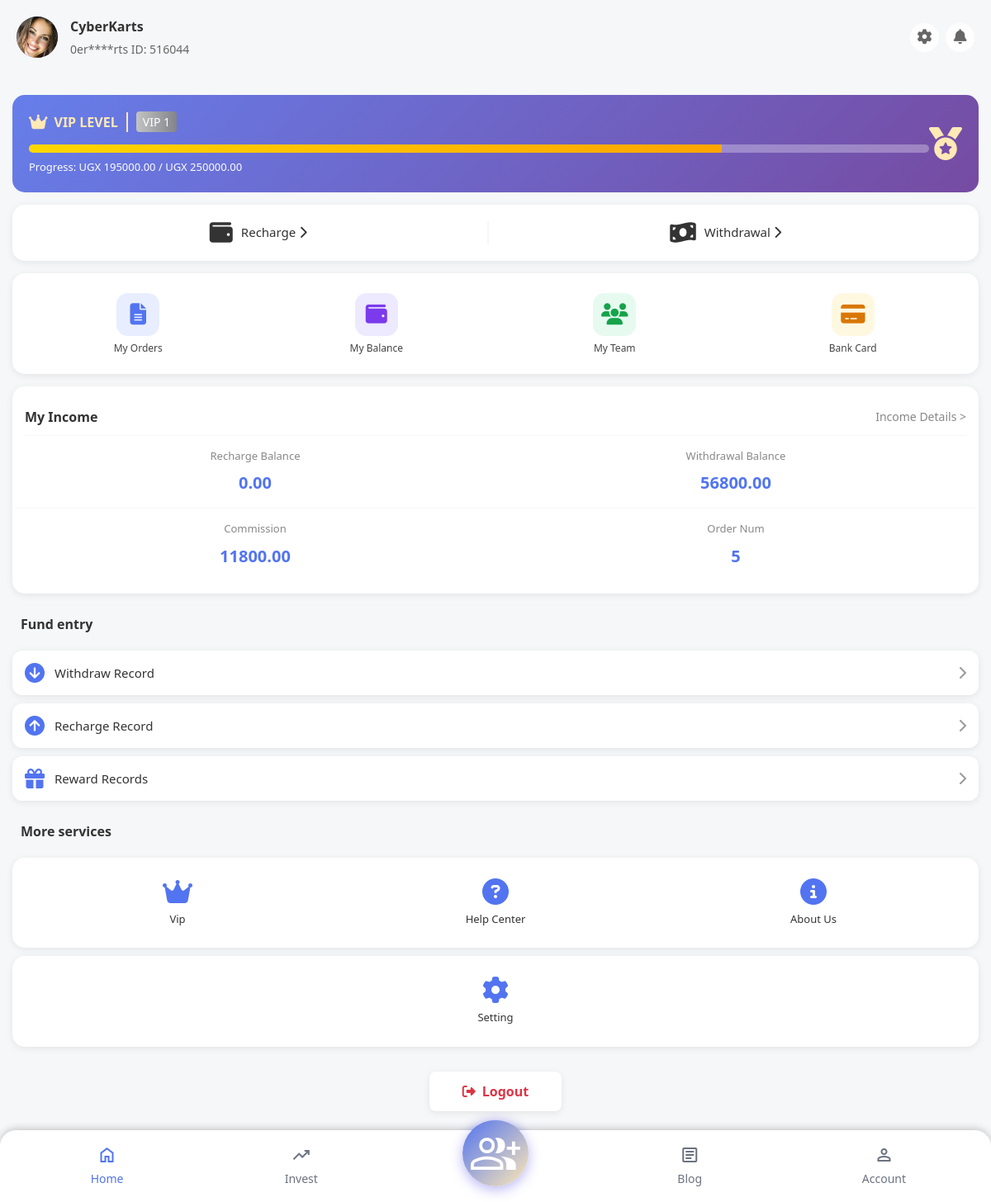
The page /users/ (signed in) on the database its author committed.
### users/models.py (models this page shows, shortened)
class UserProfile(models.Model):
    user = models.OneToOneField(
        settings.AUTH_USER_MODEL,
        on_delete=models.CASCADE,
        related_name='profile',
        help_text="Link to Django User model"
    )
    nickname    = models.CharField(max_length=100, blank=True, null=True)
    avatar      = models.ImageField(upload_to='avatars/', blank=True, null=True)
    phone_number = models.CharField(max_length=20, blank=True, null=True)
    recharge_balance    = models.DecimalField(max_digits=12, decimal_places=2, default=Decimal('0.00'))
    withdrawal_balance  = models.DecimalField(max_digits=12, decimal_places=2, default=Decimal('0.00'))
    commission_balance  = models.DecimalField(max_digits=12, decimal_places=2, default=Decimal('0.00'))
    vip_level = models.IntegerField(
        default=0,
        validators=[MinValueValidator(0), MaxValueValidator(8)]
    )
    total_investment    = models.DecimalField(max_digits=12, decimal_places=2, default=Decimal('0.00'))
    vip_progress        = models.DecimalField(max_digits=12, decimal_places=2, default=Decimal('0.00'))
    total_orders        = models.IntegerField(default=0)
    total_earnings      = models.DecimalField(max_digits=12, decimal_places=2, default=Decimal('0.00'))
    total_withdrawn     = models.DecimalField(max_digits=12, decimal_places=2, default=Decimal('0.00'))
    total_recharged     = models.DecimalField(max_digits=12, decimal_places=2, default=Decimal('0.00'))
    transaction_password        = models.CharField(max_length=128, blank=True, null=True)
    transaction_password_set    = models.BooleanField(default=False)
    referral_code = models.CharField(max_length=20, unique=True, blank=True, null=True)
    referred_by = models.ForeignKey(
        'self',
        on_delete=models.SET_NULL,
        null=True,
        blank=True,
        related_name='referrals'
    )
    total_referrals     = models.IntegerField(default=0)
    referral_earnings   = models.DecimalField(max_digits=12, decimal_places=2, default=Decimal('0.00'))
    is_active   = models.BooleanField(default=True)
    is_verified = models.BooleanField(default=False)
    created_at      = models.DateTimeField(auto_now_add=True)
    updated_at      = models.DateTimeField(auto_now=True)
    last_login_at   = models.DateTimeField(null=True, blank=True)
    class Meta:
        verbose_name        = "User Profile"
        verbose_name_plural = "User Profiles"
        ordering            = ['-created_at']

class VIPLevel(models.Model):
    level                   = models.IntegerField(unique=True)
    name                    = models.CharField(max_length=50)
    required_investment     = models.DecimalField(max_digits=12, decimal_places=2)
    daily_withdrawal_limit  = models.DecimalField(max_digits=12, decimal_places=2, default=Decimal('5000000.00'))
    commission_rate         = models.DecimalField(max_digits=5, decimal_places=2, default=Decimal('0.00'))
    max_orders_per_day      = models.IntegerField(default=30000)
    withdrawal_fee_rate     = models.DecimalField(max_digits=5, decimal_places=2, default=Decimal('10.00'))
    color_code  = models.CharField(max_length=7, default="#e0e0e0")
    icon        = models.CharField(max_length=50, blank=True, null=True)
    description = models.TextField(blank=True, null=True)
    is_active   = models.BooleanField(default=True)
    class Meta:
        verbose_name        = "VIP Level"
        verbose_name_plural = "VIP Levels"
        ordering            = ['level']

### accounts/models.py (models this page shows, shortened)
class Accounts(AbstractBaseUser):
    first_name   = models.CharField(max_length=50)
    last_name    = models.CharField(max_length=50)
    username     = models.CharField(max_length=50, unique=True)
    email        = models.EmailField(unique=True)
    phone_number = models.CharField(max_length=50, blank=True)
    nickname     = models.CharField(max_length=50, blank=True)
    registration_id = models.CharField(
        max_length=6, unique=True, blank=True, null=True,
        help_text="Unique 6-digit member/registration ID shown to the user."
    )
    date_joined   = models.DateTimeField(auto_now_add=True)
    last_login    = models.DateTimeField(auto_now_add=True)
    is_admin      = models.BooleanField(default=False)
    is_staff      = models.BooleanField(default=False)
    is_superadmin = models.BooleanField(default=False)
    is_active     = models.BooleanField(default=True)  # ← changed from False to True
    USERNAME_FIELD  = 'email'
    REQUIRED_FIELDS = ['first_name', 'last_name', 'username']
    objects = MyAccountManager()
    class Meta:
        verbose_name        = 'Account'
        verbose_name_plural = 'Accounts'

### users/views.py (the view)
# urls.py: path('',             views.account,      name='account'),
def account(request):
    profile = get_or_create_profile(request.user)
    if not profile:
        messages.error(request, 'Error loading profile. Please contact support.')
        return redirect('login')
    try:
        vip_level = VIPLevel.objects.get(level=profile.vip_level)
        next_vip  = VIPLevel.objects.get(level=profile.vip_level + 1)
    except VIPLevel.DoesNotExist:
        vip_level = None
        next_vip  = None
    vip_progress_percentage = 0
    if next_vip:
        current_threshold = vip_level.required_investment if vip_level else Decimal('0')
        progress = profile.total_investment - current_threshold
        required = next_vip.required_investment - current_threshold
        if required > 0:
            vip_progress_percentage = float(progress / required * 100)
    recent_orders = Order.objects.filter(user=request.user).select_related('product')[:5]
    context = {
        'nickname':           request.user.nickname or request.user.username,
        'username':           request.user.username,
        'recharge_balance':   profile.recharge_balance,
        'withdrawal_balance': profile.withdrawal_balance + profile.recharge_balance + profile.commission_balance,
        'commission_balance': profile.commission_balance,
        'total_orders':       profile.total_orders,
        'vip_progress':       float(vip_progress_percentage),
        'vip_required':       float(next_vip.required_investment) if next_vip else None,
        'user':               request.user,
        'profile':            profile,
        'vip_level_obj':      vip_level,
        'next_vip':           next_vip,
        'total_balance':      profile.recharge_balance + profile.withdrawal_balance + profile.commission_balance,
        'recent_orders':      recent_orders,
    }
    return render(request, 'account page/my.html', context)

### users/views.py (called while the page is built, shortened)
def get_or_create_profile(user):
    if not user.is_authenticated:
        return None
    if not user.pk:
        return None
    try:
        return UserProfile.objects.get(user=user)
    except Exception as e:
        print(f"Error getting profile: {e}")
        return None

### templates/account page/my.html (shortened to what this page needs)
{% extends 'base.html' %}
{% block content%}
{%load static%}
<!DOCTYPE html>
<html lang="en">
<head>
    <link href="https://cdnjs.cloudflare.com/ajax/libs/bootstrap/5.3.2/css/bootstrap.min.css" rel="stylesheet">
    <link href="https://cdnjs.cloudflare.com/ajax/libs/font-awesome/6.4.2/css/all.min.css" rel="stylesheet">
</head>
<body>
<div class="index_header">
    <div class="d-flex justify-content-between align-items-center">
        <div class="d-flex align-items-center">
            <div class="user_avatar">
                {% if profile.avatar %}
                    <img src="{{ profile.avatar.url }}" alt="avatar"
                         style="width:50px;height:50px;border-radius:50%;object-fit:cover;">
                {% else %}
                    <i class="fas fa-user"></i>
                {% endif %}
            </div>
            <div class="user_info">
                <div class="label">{{ nickname }}</div>
                <div class="title">
                    0{{ username|slice:"3:5" }}****{{ username|slice:"-3:" }}
                    ID: {{ user.registration_id }}
                </div>
            </div>
        </div>
        <div class="d-flex gap-2">
            <a href="{% url 'info' %}" class="setting"><i class="fas fa-cog"></i></a>
            <a href="{% url 'mail' %}" class="notice"><i class="fas fa-bell"></i></a>
        </div>
    </div>
</div>
<div class="user_main">
    <a href="{% url 'vip' %}" class="user_vip_card">
        <div class="d-flex justify-content-between align-items-center">
            <div class="flex-grow-1">
                <div class="my_vip">
                    <i class="fas fa-crown vip-icon"></i>
                    <p>VIP LEVEL</p>
                    <div class="user_vip_level">VIP {{ profile.vip_level|default:"0" }}</div>
                </div>
                <div>
                    <div class="progress">
                        <div class="progress-bar" role="progressbar"
                             style="width: {{ vip_progress|floatformat:0 }}%"
                             aria-valuenow="{{ vip_progress }}"
                             aria-valuemin="0" aria-valuemax="100"></div>
                    </div>
                    <div style="margin-top:8px;font-size:13px;">
                        {% if next_vip %}
                            Progress: UGX {{ profile.total_investment|floatformat:2 }}
                            / UGX {{ next_vip.required_investment|floatformat:2 }}
                        {% else %}
                            Maximum VIP Level Reached!
                        {% endif %}
                    </div>
                </div>
            </div>
            <div class="user_vip_card_right"><i class="fas fa-medal"></i></div>
        </div>
    </a>
    <div class="user_balance_card d-flex">
        <a href="{% url 'recharge' %}" class="flex-fill" style="border-right:2px solid var(--bg-light);">
            <i class="fas fa-wallet balance-icon"></i>
            <div class="user_balance_card_right">Recharge <i class="fas fa-chevron-right"></i></div>
        </a>
        <a href="{% url 'withdraw' %}" class="flex-fill">
            <i class="fas fa-money-bill-wave balance-icon"></i>
            <div class="user_balance_card_right">Withdrawal <i class="fas fa-chevron-right"></i></div>
        </a>
    </div>
    <div class="quick-nav">
        <a href="{% url 'orders' %}" class="quick-nav-item">
            <div class="quick-nav-icon qn-orders">
                <i class="fas fa-file-alt"></i>
            </div>
            <span class="quick-nav-label">My Orders</span>
        </a>
        <a href="{% url 'balance' %}" class="quick-nav-item">
            <div class="quick-nav-icon qn-balance">
                <i class="fas fa-wallet"></i>
            </div>
            <span class="quick-nav-label">My Balance</span>
        </a>
        <a href="{% url 'team' %}" class="quick-nav-item">
            <div class="quick-nav-icon qn-team">
                <i class="fas fa-users"></i>
            </div>
            <span class="quick-nav-label">My Team</span>
        </a>
        <a href="{% url 'bankCardInfo' %}" class="quick-nav-item">
            <div class="quick-nav-icon qn-bank">
                <i class="fas fa-credit-card"></i>
            </div>
            <span class="quick-nav-label">Bank Card</span>
        </a>
    </div>
    <div class="common_card">
        <div style="border-bottom:1px solid var(--border-color);padding:10px 0;">
            <a href="{% url 'rewards' %}" class="d-flex justify-content-between align-items-center">
                <div class="common_item_title">My Income</div>
                <div class="common_item_desc">Income Details ></div>
            </a>
        </div>
        <div class="row text-center" style="border-bottom:1px solid var(--border-color);padding:15px 0;">
            <div class="col-6">
                <div class="label">Recharge Balance</div>
                <div class="value">{{ recharge_balance|floatformat:2 }}</div>
            </div>
            <div class="col-6">
                <div class="label">Withdrawal Balance</div>
                <div class="value">{{ withdrawal_balance|floatformat:2 }}</div>
            </div>
        </div>
        <div class="row text-center" style="padding:15px 0;">
            <div class="col-6">
                <div class="label">Commission</div>
                <div class="value">{{ commission_balance|floatformat:2 }}</div>
            </div>
            <div class="col-6">
                <div class="label">Order Num</div>
                <div class="value">{{ total_orders }}</div>
            </div>
        </div>
    </div>
    <div class="user_list">
        <div style="padding:10px;"><div class="item_title">Fund entry</div></div>
        <div class="user_card">
            <div class="item">
                <a href="{% url 'balance' %}">
                    <i class="fas fa-arrow-circle-down card-icon"></i>
                    <p class="title">Withdraw Record</p>
                </a>
                <p class="right_icon"><i class="fas fa-chevron-right"></i></p>
            </div>
        </div>
        <div class="user_card">
            <div class="item">
                <a href="{% url 'balance' %}">
                    <i class="fas fa-arrow-circle-up card-icon"></i>
                    <p class="title">Recharge Record</p>
                </a>
                <p class="right_icon"><i class="fas fa-chevron-right"></i></p>
            </div>
        </div>
        <div class="user_card">
            <div class="item">
                <a href="{% url 'rewards' %}">
                    <i class="fas fa-gift card-icon"></i>
                    <p class="title">Reward Records</p>
                </a>
                <p class="right_icon"><i class="fas fa-chevron-right"></i></p>
            </div>
        </div>
    </div>
    <div class="user_list">
        <div style="padding:10px;"><div class="item_title">More services</div></div>
        <div class="index_menu" style="margin:0;grid-template-columns:repeat(3,1fr);">
            <a href="{% url 'vip' %}" class="nav">
                <i class="fas fa-crown menu-icon"></i><p class="title">Vip</p>
            </a>
            <a href="{% url 'services' %}" class="nav">
                <i class="fas fa-question-circle menu-icon"></i><p class="title">Help Center</p>
            </a>
            <a href="{% url 'about' %}" class="nav">
                <i class="fas fa-info-circle menu-icon"></i><p class="title">About Us</p>
            </a>
        </div>
        <div class="index_menu" style="margin:10px 0 0 0;grid-template-columns:1fr;">
            <a href="{% url 'info' %}" class="nav">
                <i class="fas fa-cog menu-icon"></i><p class="title">Setting</p>
            </a>
        </div>
    </div>
    <div class="user_list" style="padding:15px;text-align:center;">
        <a href="/logout" class="logout">
            <i class="fas fa-sign-out-alt me-2"></i> Logout
        </a>
    </div>
</div>
{% include 'includes/footer.html' %}
</body>
</html>
{%endblock%}

### templates/base.html (style rules this page uses)
:root { --primary-color: #4f46e5; --secondary-color: #7c3aed; --success-color: #10b981; --warning-color: #f59e0b; }
body { background: linear-gradient(135deg, #667eea 0%, #764ba2 100%); min-height: 100vh; font-family: 'Segoe UI', Tahoma, Geneva, Verdana, sans-serif; }
.menu-icon { font-size: 32px; }
.vip-icon { font-size: 16px; margin-right: 3px; }

### rows shown on the page
UserProfile: avatar (picture), vip_level "1", total_investment "195000.00", recharge_balance "0.00", commission_balance "11800.00"
Accounts: nickname "CyberKarts", username "er", username "rts", registration_id "516044"
VIPLevel: required_investment "250000.00"

### other values the page prints
{{ withdrawal_balance|floatformat:2 }} "56800.00"
{{ total_orders }} "5"
